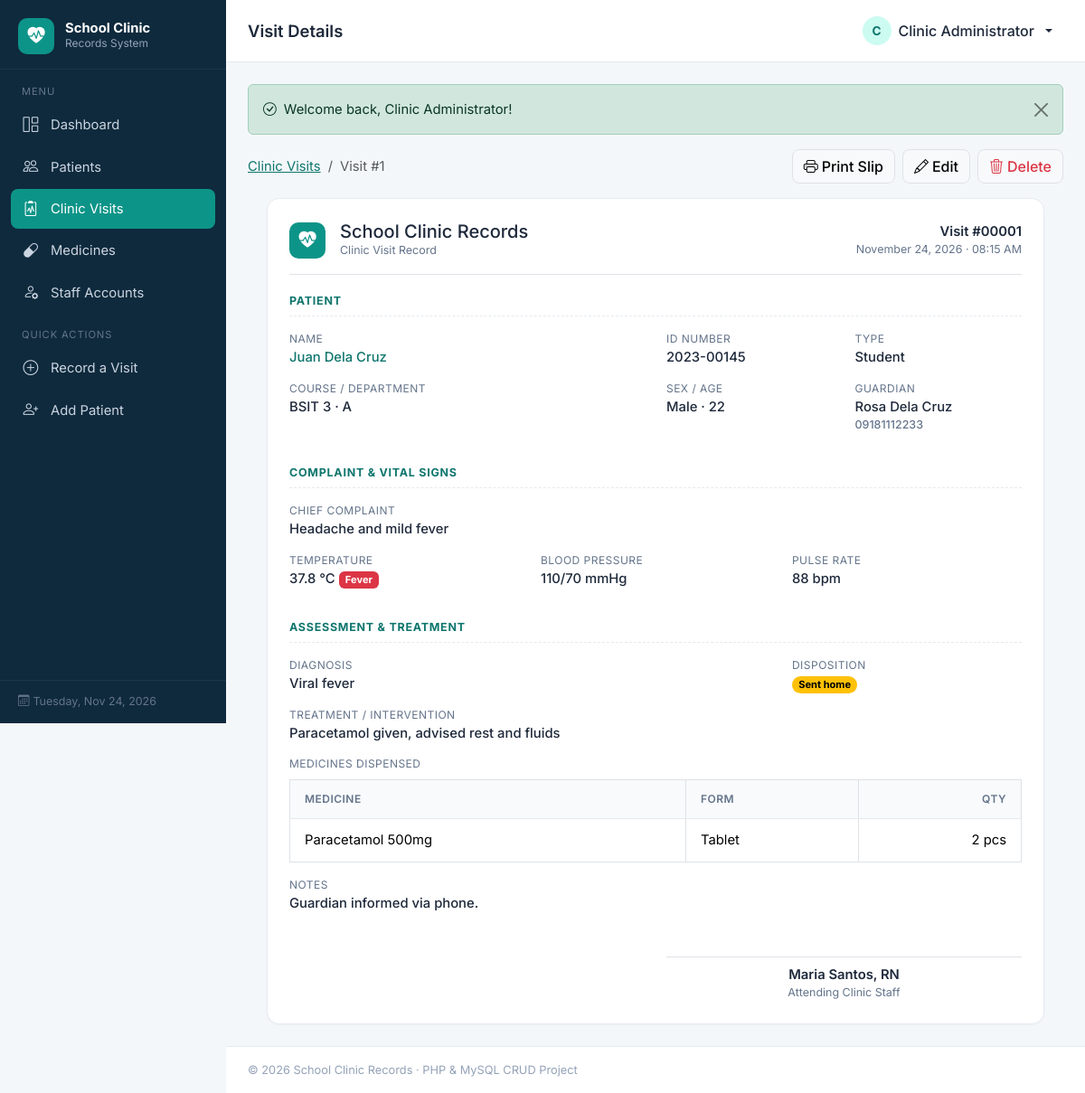
The page /visits/view.php?id=1 (signed in) on the database its author committed.
### tables this page shows
CREATE TABLE visits (
    id             INT UNSIGNED AUTO_INCREMENT PRIMARY KEY,
    patient_id     INT UNSIGNED NOT NULL,
    visit_date     DATETIME NOT NULL,
    complaint      VARCHAR(255) NOT NULL,
    temperature    DECIMAL(4,1) NULL COMMENT 'Celsius',
    blood_pressure VARCHAR(10)  NULL COMMENT 'e.g. 120/80',
    pulse_rate     SMALLINT UNSIGNED NULL COMMENT 'beats per minute',
    diagnosis      VARCHAR(255) NULL,
    treatment      TEXT NULL,
    disposition    ENUM('Returned to class','Observation','Sent home','Referred to hospital')
                   NOT NULL DEFAULT 'Returned to class',
    attended_by    INT UNSIGNED NULL,
    notes          TEXT NULL,
    created_at     TIMESTAMP NOT NULL DEFAULT CURRENT_TIMESTAMP,
    INDEX idx_visit_date (visit_date),
    CONSTRAINT fk_visit_patient FOREIGN KEY (patient_id)
        REFERENCES patients(id) ON DELETE CASCADE ON UPDATE CASCADE,
    CONSTRAINT fk_visit_user FOREIGN KEY (attended_by)
        REFERENCES users(id) ON DELETE SET NULL ON UPDATE CASCADE
);

CREATE TABLE patients (
    id                 INT UNSIGNED AUTO_INCREMENT PRIMARY KEY,
    id_number          VARCHAR(30)  NOT NULL UNIQUE COMMENT 'Student / employee ID',
    first_name         VARCHAR(60)  NOT NULL,
    last_name          VARCHAR(60)  NOT NULL,
    patient_type       ENUM('Student','Faculty','Staff') NOT NULL DEFAULT 'Student',
    course_grade       VARCHAR(60)  NULL COMMENT 'Course/year or department',
    section            VARCHAR(30)  NULL,
    sex                ENUM('Male','Female') NOT NULL,
    birthdate          DATE         NULL,
    contact_no         VARCHAR(20)  NULL,
    guardian_name      VARCHAR(100) NULL,
    guardian_contact   VARCHAR(20)  NULL,
    blood_type         ENUM('A+','A-','B+','B-','AB+','AB-','O+','O-','Unknown') NOT NULL DEFAULT 'Unknown',
    allergies          TEXT NULL,
    medical_conditions TEXT NULL,
    created_at         TIMESTAMP NOT NULL DEFAULT CURRENT_TIMESTAMP,
    updated_at         TIMESTAMP NOT NULL DEFAULT CURRENT_TIMESTAMP ON UPDATE CURRENT_TIMESTAMP,
    INDEX idx_patient_name (last_name, first_name)
);

CREATE TABLE visit_medicines (
    id          INT UNSIGNED AUTO_INCREMENT PRIMARY KEY,
    visit_id    INT UNSIGNED NOT NULL,
    medicine_id INT UNSIGNED NOT NULL,
    quantity    INT UNSIGNED NOT NULL DEFAULT 1,
    CONSTRAINT fk_vm_visit FOREIGN KEY (visit_id)
        REFERENCES visits(id) ON DELETE CASCADE,
    CONSTRAINT fk_vm_medicine FOREIGN KEY (medicine_id)
        REFERENCES medicines(id) ON DELETE RESTRICT
);

CREATE TABLE medicines (
    id            INT UNSIGNED AUTO_INCREMENT PRIMARY KEY,
    name          VARCHAR(100) NOT NULL,
    dosage_form   VARCHAR(50)  NOT NULL COMMENT 'Tablet, Capsule, Syrup ...',
    unit          VARCHAR(20)  NOT NULL DEFAULT 'pcs',
    stock_qty     INT UNSIGNED NOT NULL DEFAULT 0,
    reorder_level INT UNSIGNED NOT NULL DEFAULT 10,
    expiry_date   DATE NULL,
    created_at    TIMESTAMP NOT NULL DEFAULT CURRENT_TIMESTAMP
);

CREATE TABLE users (
    id            INT UNSIGNED AUTO_INCREMENT PRIMARY KEY,
    username      VARCHAR(50)  NOT NULL UNIQUE,
    password_hash VARCHAR(255) NOT NULL,
    full_name     VARCHAR(100) NOT NULL,
    role          ENUM('admin','nurse') NOT NULL DEFAULT 'nurse',
    created_at    TIMESTAMP NOT NULL DEFAULT CURRENT_TIMESTAMP
);

### visits/view.php (the view, shortened to what this page needs)
<?php
require_once __DIR__ . '/../includes/functions.php';
$id   = (int) ($_GET['id'] ?? 0);
$stmt = $conn->prepare(
    'SELECT v.*, p.id_number, p.first_name, p.last_name, p.patient_type, p.course_grade, p.section,
            p.sex, p.birthdate, p.allergies, p.guardian_name, p.guardian_contact,
            u.full_name AS attended_name
       FROM visits v
       JOIN patients p ON p.id = v.patient_id
  LEFT JOIN users u ON u.id = v.attended_by
      WHERE v.id = ?'
);
$stmt->bind_param('i', $id);
$stmt->execute();
$v = $stmt->get_result()->fetch_assoc();
$stmt = $conn->prepare(
    'SELECT m.name, m.dosage_form, m.unit, vm.quantity
       FROM visit_medicines vm
       JOIN medicines m ON m.id = vm.medicine_id
      WHERE vm.visit_id = ?'
);
$stmt->bind_param('i', $id);
$stmt->execute();
$meds = $stmt->get_result()->fetch_all(MYSQLI_ASSOC);
require_once __DIR__ . '/../includes/header.php';
$fullName = $v['first_name'] . ' ' . $v['last_name'];
?>
<div class="d-flex flex-wrap gap-2 align-items-center mb-3 d-print-none">
    <nav aria-label="breadcrumb">
        <ol class="breadcrumb small mb-0">
            <li class="breadcrumb-item"><a href="<?= url('visits/index.php') ?>">Clinic Visits</a></li>
            <li class="breadcrumb-item active">Visit #<?= $id ?></li>
        </ol>
    </nav>
    <div class="ms-auto d-flex gap-2">
        <button onclick="window.print()" class="btn btn-light border"><i class="bi bi-printer me-1"></i>Print Slip</button>
        <a href="<?= url('visits/edit.php?id=' . $id) ?>" class="btn btn-light border"><i class="bi bi-pencil me-1"></i>Edit</a>
        <button type="button" class="btn btn-light border text-danger"
                data-delete-url="<?= url('visits/delete.php') ?>"
                data-delete-id="<?= $id ?>"
                data-delete-name="this visit"
                data-delete-extra="Dispensed medicines will be returned to stock.">
            <i class="bi bi-trash3 me-1"></i>Delete
        </button>
    </div>
</div>
<div class="card mx-auto" style="max-width: 860px;">
    <div class="card-body p-4">
        <div class="d-flex align-items-center gap-3 pb-3 mb-3 border-bottom">
            <div class="brand-icon"><i class="bi bi-heart-pulse-fill"></i></div>
            <div>
                <h5 class="mb-0"><?= e(APP_NAME) ?></h5>
                <div class="cell-sub">Clinic Visit Record</div>
            </div>
            <div class="ms-auto text-end">
                <div class="fw-semibold">Visit #<?= str_pad((string) $id, 5, '0', STR_PAD_LEFT) ?></div>
                <div class="cell-sub"><?= fmt_date($v['visit_date'], 'F d, Y · h:i A') ?></div>
            </div>
        </div>
        <div class="section-title">Patient</div>
        <div class="row">
            <div class="col-sm-6"><div class="info-label">Name</div>
                <div class="info-value"><a href="<?= url('patients/view.php?id=' . $v['patient_id']) ?>" class="text-decoration-none"><?= e($fullName) ?></a></div></div>
            <div class="col-sm-3 col-6"><div class="info-label">ID Number</div><div class="info-value"><?= e($v['id_number']) ?></div></div>
            <div class="col-sm-3 col-6"><div class="info-label">Type</div><div class="info-value"><?= e($v['patient_type']) ?></div></div>
            <div class="col-sm-6"><div class="info-label">Course / Department</div>
                <div class="info-value"><?= e($v['course_grade'] ?: '—') ?><?= $v['section'] ? ' · ' . e($v['section']) : '' ?></div></div>
            <div class="col-sm-3 col-6"><div class="info-label">Sex / Age</div><div class="info-value"><?= e($v['sex']) ?> · <?= age($v['birthdate']) ?></div></div>
            <div class="col-sm-3 col-6"><div class="info-label">Guardian</div>
                <div class="info-value"><?= e($v['guardian_name'] ?: '—') ?>
                    <?php if ($v['guardian_contact']): ?><div class="cell-sub"><?= e($v['guardian_contact']) ?></div><?php endif; ?></div></div>
        </div>
        <div class="section-title">Complaint &amp; Vital Signs</div>
        <div class="row">
            <div class="col-12"><div class="info-label">Chief Complaint</div><div class="info-value"><?= e($v['complaint']) ?></div></div>
            <div class="col-4"><div class="info-label">Temperature</div><div class="info-value"><?= temp_display($v['temperature']) ?></div></div>
            <div class="col-4"><div class="info-label">Blood Pressure</div><div class="info-value"><?= $v['blood_pressure'] ? e($v['blood_pressure']) . ' mmHg' : '—' ?></div></div>
            <div class="col-4"><div class="info-label">Pulse Rate</div><div class="info-value"><?= $v['pulse_rate'] ? (int) $v['pulse_rate'] . ' bpm' : '—' ?></div></div>
        </div>
        <div class="section-title">Assessment &amp; Treatment</div>
        <div class="row">
            <div class="col-sm-8"><div class="info-label">Diagnosis</div><div class="info-value"><?= e($v['diagnosis'] ?: '—') ?></div></div>
            <div class="col-sm-4"><div class="info-label">Disposition</div><div class="info-value"><?= disposition_badge($v['disposition']) ?></div></div>
            <div class="col-12"><div class="info-label">Treatment / Intervention</div><div class="info-value"><?= nl2br(e($v['treatment'] ?: '—')) ?></div></div>
        </div>
        <div class="info-label mb-2">Medicines Dispensed</div>
        <?php if ($meds): ?>
            <table class="table table-sm table-bordered mb-3">
                <thead><tr><th>Medicine</th><th>Form</th><th class="text-end">Qty</th></tr></thead>
                <tbody>
                <?php foreach ($meds as $m): ?>
                    <tr><td><?= e($m['name']) ?></td><td><?= e($m['dosage_form']) ?></td>
                        <td class="text-end"><?= (int) $m['quantity'] ?> <?= e($m['unit']) ?></td></tr>
                <?php endforeach; ?>
                </tbody>
            </table>
        <?php else: ?>
            <p class="info-value text-muted">None</p>
        <?php endif; ?>
        <?php if ($v['notes']): ?>
            <div class="info-label">Notes</div><div class="info-value"><?= nl2br(e($v['notes'])) ?></div>
        <?php endif; ?>
        <div class="row mt-5">
            <div class="col-sm-6 ms-auto text-center">
                <div class="border-top pt-2 fw-semibold"><?= e($v['attended_name'] ?? '________________') ?></div>
                <div class="cell-sub">Attending Clinic Staff</div>
            </div>
        </div>
    </div>
</div>
<?php require_once __DIR__ . '/../includes/footer.php'; ?>

### includes/functions.php (shortened to what this page needs)
<?php
function e($value): string
{
    return htmlspecialchars((string) ($value ?? ''), ENT_QUOTES, 'UTF-8');
}
function url(string $path = ''): string
{
    return BASE_URL . '/' . ltrim($path, '/');
}
function render_flash(): void
{
    $icons = ['success' => 'check-circle', 'danger' => 'exclamation-octagon',
              'warning' => 'exclamation-triangle', 'info' => 'info-circle'];
    foreach ($_SESSION['flash'] as $f) {
        $icon = $icons[$f['type']] ?? 'info-circle';
        echo '<div class="alert alert-' . e($f['type']) . ' alert-dismissible fade show d-flex align-items-center gap-2" role="alert">'
           . '<i class="bi bi-' . $icon . '"></i><div>' . e($f['message']) . '</div>'
           . '<button type="button" class="btn-close" data-bs-dismiss="alert"></button></div>';
    }
}
function fmt_date(?string $date, string $format = 'M d, Y'): string
{
    return $date ? date($format, strtotime($date)) : '—';
}
function age(?string $birthdate): string
{
    return (string) (new DateTime($birthdate))->diff(new DateTime())->y;
}
function disposition_badge(string $disposition): string
{
    $map = [
        'Returned to class'    => 'success',
        'Observation'          => 'info',
        'Sent home'            => 'warning',
        'Referred to hospital' => 'danger',
    ];
    $color = $map[$disposition] ?? 'secondary';
    return '<span class="badge rounded-pill text-bg-' . $color . '">' . e($disposition) . '</span>';
}
function temp_display($temp): string
{
    $html = e(number_format((float) $temp, 1)) . ' &deg;C';
    if ((float) $temp >= 37.5) {
        $html .= ' <span class="badge text-bg-danger">Fever</span>';
    }
    return $html;
}

### assets/css/style.css (style rules this page uses)
:root { --clinic-primary: #0d9488; --clinic-primary-dark: #0f766e; --clinic-primary-soft: #ccfbf1; --clinic-sidebar: #0f2a3d; --clinic-sidebar-hover: #173b54; --clinic-bg: #f4f7fa; --clinic-border: #e5eaf0; --sidebar-width: 250px; --bs-primary: #0d9488; --bs-primary-rgb: 13, 148, 136; --bs-link-color: #0f766e; --bs-link-color-rgb: 15, 118, 110; --bs-link-hover-color: #115e59; --bs-body-font-family: 'Inter', system-ui, -apple-system, 'Segoe UI', Roboto, sans-serif; --bs-body-bg: #ffffff; --bs-body-color: #1e293b; }
body { font-size: .925rem; background-color: var(--clinic-bg); }
.btn { border-radius: .5rem; font-weight: 500; }
.brand-icon { width: 40px; height: 40px; border-radius: 10px; background: var(--clinic-primary); color: #fff; display: grid; place-items: center; font-size: 1.2rem; }
.card { border: 1px solid var(--clinic-border); border-radius: .85rem; box-shadow: 0 1px 2px rgba(15, 42, 61, .04); }
.card-body { padding: 1.25rem; }
.table { --bs-table-bg: transparent; margin-bottom: 0; }
.table > thead th { font-size: .75rem; text-transform: uppercase; letter-spacing: .04em; color: #64748b; font-weight: 600; background: #f8fafc; border-bottom: 1px solid var(--clinic-border); white-space: nowrap; }
.table > :not(caption) > * > * { padding: .75rem 1rem; vertical-align: middle; }
.cell-sub { font-size: .78rem; color: #64748b; }
.section-title { font-size: .78rem; text-transform: uppercase; letter-spacing: .06em; color: var(--clinic-primary-dark); font-weight: 700; border-bottom: 1px dashed var(--clinic-border); padding-bottom: .4rem; margin: 1.25rem 0 1rem; }
.info-label { font-size: .75rem; color: #64748b; text-transform: uppercase; letter-spacing: .04em; }
.info-value { font-weight: 500; margin-bottom: .9rem; }

### rows shown on the page
visits: visit_date "November 24, 2026 · 08:15 AM", patient.last_name "Juan Dela Cruz", patient.id_number "2023-00145", patient.patient_type "Student", patient.course_grade "BSIT 3", patient.section "A", patient.sex "Male", patient.birthdate "22", patient.guardian_name "Rosa Dela Cruz", patient.guardian_contact "09181112233", complaint "Headache and mild fever", temperature "37.8 °C", blood_pressure "110/70", pulse_rate "88", diagnosis "Viral fever", disposition "Sent home", treatment "Paracetamol given, advised rest and fluids", notes "Guardian informed via phone.", attended_by.full_name "Maria Santos, RN"
visit_medicines: medicine.name "Paracetamol 500mg", medicine.dosage_form "Tablet", quantity "2", medicine.unit "pcs"

### other values the page prints
$label "Dashboard"
$label "Patients"
$label "Clinic Visits"
$label "Medicines"
$label "Staff Accounts"
$pageTitle "Visit Details"
substr($user['full_name'], 0, 1) "C"
$user['full_name'] "Clinic Administrator"
$f['message'] "Welcome back, Clinic Administrator!"
$id "1"
APP_NAME "School Clinic Records"
str_pad((string) $id, 5, '0', STR_PAD_LEFT) "00001"
